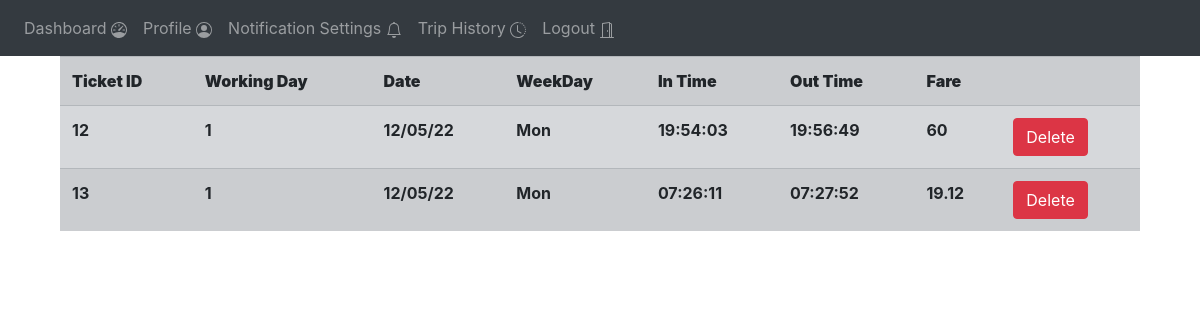
Before: /student-trip-history (signed in) with the older database file.
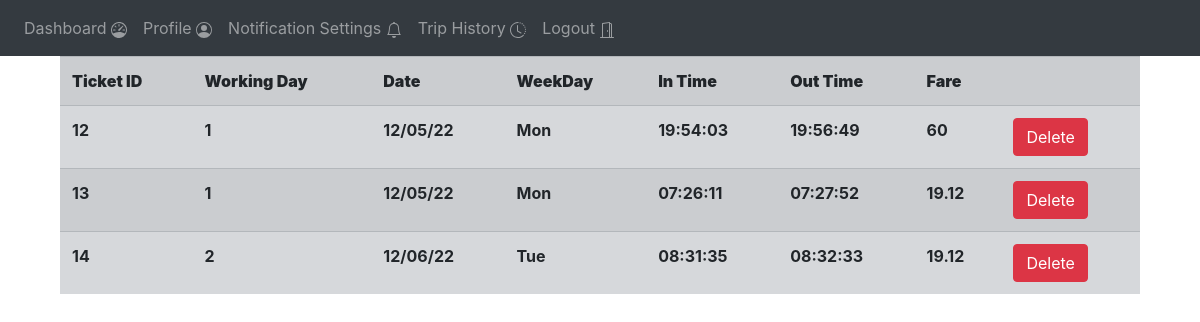
After: the same page with the newer database file.
### website/models.py (models this page shows)
class Tickets(db.Model):
    id = db.Column(db.Integer, primary_key=True)
    trip_id =  db.Column(db.Integer)
    user_id = in_time =  db.Column(db.Integer)
    rfid_number =  db.Column(db.String(20))
    in_time =  db.Column(db.String(15))
    out_time =  db.Column(db.String(15))
    status = db.Column(db.String(10))
    route_id = db.Column(db.String(1))
    distance= db.Column(db.Integer)
    fare = db.Column(db.Integer)

class Trips(db.Model):
    trip_id = db.Column(db.Integer, primary_key=True)
    working_day = db.Column(db.Integer)
    route_id = db.Column(db.Integer)
    conductor_id = db.Column(db.Integer)
    bus_id =  db.Column(db.String(1))
    session = db.Column(db.String(1))
    status = db.Column(db.String(15))
    current_phase = db.Column(db.String(15))
    start_time =  db.Column(db.String(15))
    end_time = db.Column(db.String(15))

class Working_day(db.Model):
    day = db.Column(db.Integer, primary_key=True)
    date = db.Column(db.String(15))
    week_day = db.Column(db.String(15))
    trips_created = db.Column(db.String(1))

### website/views.py (the view)
@views.route('/student-trip-history', methods=['GET', 'POST'])
@login_required
def student_trip_history():
    tickets  = Tickets.query.filter_by(user_id = current_user.id).all()
    route_id = Student_details.query.filter_by(id=current_user.id).first()
    route_id = route_id.route
    trips = Trips.query.filter_by(route_id = route_id).all()
    working_days = Working_day.query.all()
    return render_template("student_trip_history.html" , user = current_user , tickets = tickets , trips = trips , working_days = working_days)

### website/__init__.py (called while the page is built)
def create_app():
    app = Flask(__name__)
    app.config['SECRET_KEY'] = '#itsactuallyapassword'
    app.config['SQLALCHEMY_DATABASE_URI'] = f'sqlite:///{DB_NAME}'
    db.init_app(app)
    from .views import views
    from .auth import auth
    app.register_blueprint(views, url_prefix='/')
    app.register_blueprint(auth, url_prefix='/')
    from .models import User
    create_database(app)
    login_manager = LoginManager()
    login_manager.login_view = 'auth.login'
    login_manager.init_app(app)
    @login_manager.user_loader
    def load_user(id):
        return User.query.get(int(id))
    return app

### website/templates/student_trip_history.html (shortened to what this page needs)
{% extends "base.html" %}
{% block content %}
<div class="container">
    <table class="table table-secondary table-striped">
        <tr>
            <th><b>Ticket ID</b></th>
            <th><b>Working Day</b></th>
            <th><b>Date</b></th>
            <th><b>WeekDay</b></th>
            <th><b>In Time</b></th>
            <th><b>Out Time</b></th>
            <th><b>Fare</b></th>
            <th></th>
        </tr>
        {%if tickets%}
        {% for ticket in tickets %}
        <tr>
            <th>{{ticket.id}}</th>
                {% for trip in trips%}
                    {% if trip.trip_id == ticket.trip_id%}
                        {% for wd in working_days %}
                            {% if trip.working_day == wd.day %}
                            <th>{{trip.working_day}}</th>
                            <th>{{wd.date}}</th>
                            <th>{{wd.week_day}}</th>
                            {%endif%}
                        {%endfor%}
                    {%endif%}
                {%endfor%}
            <th>{{ticket.in_time}}</th>
            <th>{{ticket.out_time}}</th>
            <th>{{ticket.fare}}</th>
            <th><button  class="btn btn-danger" onclick="delete_ticket({{ticket.id}})">Delete</button></th>
        </tr>
        {%endfor%}
        {%endif%}
    </table>
</div>
{% endblock %}

Changed rows visible on the page:
added Tickets: id "14", in_time "08:31:35", out_time "08:32:33", fare "19.12"
added Trips: working_day "2"
now on this page (row edited): Working_day: date "12/06/22", week_day "Tue"
